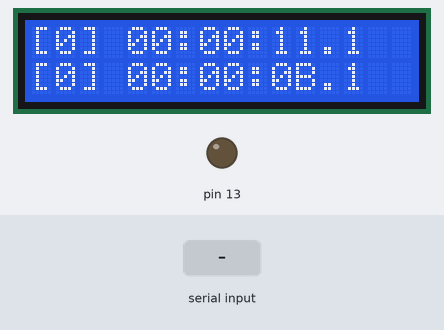
A program run on a simulated Arduino Uno, built with avr-gcc and run on an emulated ATmega328P. On the bench: 16×2 character LCD, output pins drawn as LEDs (lit = HIGH). The inputs (shaded band) are chosen by the test bench. The local clock reads 2024-03-15 10:24:30 at power-on unless the program sets it; what the program prints to the serial monitor is not drawn.

Above: at 1.2 s.
1.3 s: byte 13 (13) received over Serial
At 1.35 s:
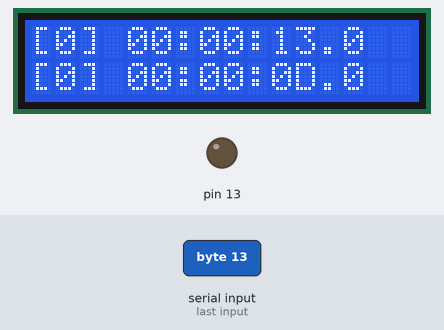
2.9 s: "ON\n" received over Serial
At 3.05 s:
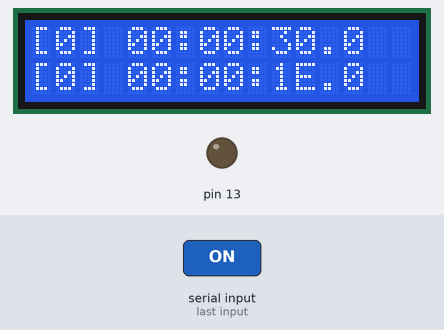
4.4 s: byte 8 (8) received over Serial
At 4.46 s:
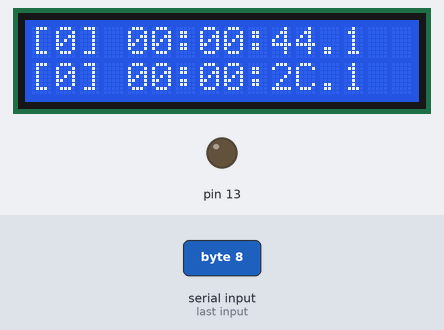
5.9 s: byte 9 (9) received over Serial
At 6.46 s:
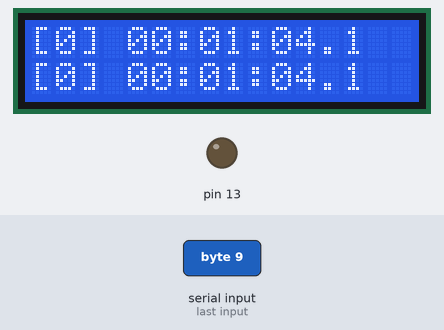

The program:

main.cpp
```cpp
#include "LiquidCrystal.h"
#include "RtcDS1302.h"
#include <Arduino.h>
#include <EEPROM.h>

// struktura nosi s seboj podatke za opis nekega elementa
// nas element bo vnos preko serijskega vhoda
struct polje_vnosa_t
{
  byte dolzina;
  char niz[21];
  byte pozicija;
  bool niz_vnesen;
} vnos = {21, "", 0, false};

void vnos_niza(polje_vnosa_t &v)
{
  char c; // zacasni znak
  while (Serial.available())
  {
    // preberemo s serijskega vmesnika
    c = Serial.read();

    if ((c >= ' ') && (c <= 127))
    {
      Serial.print(c);
      // če smo prekoračili velikost vnosa, damo zvonček (bell)
      if (v.pozicija >= vnos.dolzina - 1)
      {
        // Serial.print('\a');
        // v nasprotnem primeru damo znak k nizu
      }
      else
      {
        v.niz[v.pozicija] = c;
        v.pozicija = v.pozicija + 1; // števec povečamo za 1
      }
    }
    // kaj pa če pošljemo <ENTER> ali druge tipke
    if (c == 13)
    {
      // Serial.print("<ENTER>");
      v.niz[v.pozicija] = 0;
      v.niz_vnesen = true;
      // Serial.print("\nVnesli ste: ");
      // Serial.println(v.niz);
      v.pozicija = 0; // števec resetiramo na 0
    }
    // BACKSPACE
    if (c == 8)
    {
      Serial.print(c);   // gremo en znak nazaj
      Serial.print(" "); // izpišemo presledek
      Serial.print(c);   // in gremo spet znak nazaj
      if (v.pozicija > 0)
        v.pozicija = v.pozicija - 1;
    }
    // TAB
    if (c == 9)
    {
      Serial.print("<TAB>");
    }
    // ESC
    if (c == 27)
    {
      Serial.print("<ESC>");
      v.niz[0] = 0;
      v.pozicija = 0;
    }
  }
}

#define RS 12
#define EN 11
#define LCD_D4 5
#define LCD_D5 4
#define LCD_D6 3
#define LCD_D7 2

// RTC pins
#define SCLK A0 // CLK
#define IO A1   // DAT
#define CE A2   // RST

bool stanje_led = HIGH; // bool je vrsta spremenljivke, ki je lahko true ali false
LiquidCrystal lcd(RS, EN, LCD_D4, LCD_D5, LCD_D6, LCD_D7);

unsigned long cas;
RtcDateTime rtc_dt;
ThreeWire myWire(IO, SCLK, CE); // IO, SCLK, CE
RtcDS1302<ThreeWire> Rtc(myWire);

int error_pos;

bool pravilna_ura(char *niz, byte len)
{
  Serial.print("Vnesli ste: ");
  Serial.println(niz);
  error_pos = 0;
  byte b = 0;
  while (b++ < len)
  {
    if (error_pos++, len != 8)
    {
      return false;
    }
    if (error_pos++, !(vnos.niz[2] == ':' || !(vnos.niz[5] == ':')))
    {
      return false;
    }
    {
      return false;
    }
    do
    {
      if (error_pos++, b == 2 || error_pos++, b == 5)
      {
        continue;
      }

      if (error_pos++, niz[b] < '0' || error_pos++, niz[b] > '9')
      {
        return false;
        Serial.println(b);
      }
    } while (b++ < len);
    b++;
  }
  return true;
}

void izpisi_uro()
{
  rtc_dt = Rtc.GetDateTime();

  char buffer[50];
  snprintf(buffer, sizeof buffer, "%02d:%02d:%02d", rtc_dt.Hour(), rtc_dt.Minute(), rtc_dt.Second());
  Serial.println(buffer);
}

void setup()
{
  Serial.begin(115200);

  Rtc.Begin();
  izpisi_uro();
  pinMode(13, OUTPUT);
  // stanje led preberemo iz EEPROMa
  stanje_led = EEPROM.read(0);

  lcd.begin(16, 2);
  lcd.print("Hello!");
  cas = millis();
}

void myDelay(int i)
{
  for (int j; j < i; j++)
  {
    delay(1);        // 1 ms
    vnos_niza(vnos); // pogledamo, če je kaj za vnesti
  }
}

byte hh, mm, ss, mmm, dd; // ure, minute, sekunde, milisekunde, dnevi
char buffer[20];

void loop()
{
  vnos_niza(vnos);
  if (vnos.niz_vnesen)
  {
    vnos.niz_vnesen = false;
    if (strcmp(vnos.niz, "ON") == 0)
    {
      Serial.println("\nLED zdaj utripa");
      stanje_led = HIGH;
      // stanje si zapomnimo v EEPROM
      EEPROM.write(0, stanje_led);
    }
    else if (strcmp(vnos.niz, "OFF") == 0)
    {
      Serial.println("\nLED zdaj ne utripa več");
      stanje_led = LOW;
      // stanje si zapomnimo v EEPROM
      EEPROM.write(0, stanje_led);
    }
    // tu preverjamo situacijo pri ukazu URA
    else if (strncmp(vnos.niz, "URA", 3) == 0)
    {
      if (strlen(vnos.niz) == 3)
        izpisi_uro();
    }
    if (strlen(vnos.niz) == 12)
    {
      if (pravilna_ura(vnos.niz + 4, 8))
      {
        Serial.println("Ura je pravilna");
      }
      else
      {
        Serial.print("Napaka pri vnosu ure na poziciji ");
        Serial.println(error_pos);
      }
    }
    else
    {
      Serial.println("Napaka pri vnosu ure");
    }
    {
      // drugače pa samo izpišemo, kaj je uporabnik vnesel
      Serial.print("\nVnesli ste niz: ");
      Serial.println(vnos.niz);
      Serial.print("\nDolzina je bila ");
      Serial.println(strlen(vnos.niz));
    }
  }

  cas = millis();   // tukaj dobimo celotni čas v ms
  mmm = cas % 1000; // samo milisekunde dobimo kot ostanek pri deljenju s 1000
  cas = cas / 100;  // cas zdaj delimo s 1000, da dobimo sekunde
  ss = cas % 60;    // samo sekunde bodo enake ostanku pri deljenju s 60
  cas /= 60;        // cas = cas / 60;  celimo cas s 60
  mm = cas % 60;
  cas /= 60;     // zdaj dobimo ure
  hh = cas % 24; // samo ure dobimo kot ostanek pri deljenju s 24
  cas /= 24;     // če zdaj cas delimo s 24, dobimo dneve
  dd = cas;      // mesecev in let se nam še ne da

  lcd.setCursor(0, 0); // postavimo v zgornjo vrstico
  snprintf(buffer, 15, "[%d] %02d:%02d:%02d.%1d", dd, hh, mm, ss, mmm / 100);
  lcd.print(buffer);

  lcd.setCursor(0, 1); // postavimo v spodnjo vrstico
  snprintf(buffer, 15, "[%X] %02X:%02X:%02X.%1X", dd, hh, mm, ss, mmm / 100);
  lcd.print(buffer);
}
```
